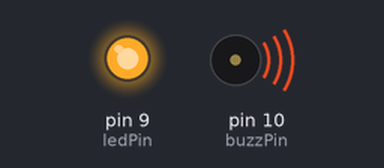
A sketch run on a simulated Arduino Uno, built with avr-gcc and run on an emulated ATmega328P. On the bench: output pins drawn as LEDs (lit = HIGH), buzzer (waves = sounding).

Above: at 1.4 s.
At 5.6 s:
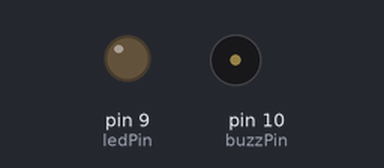
Timing chart, 0 to 9.4 s (numbered marks = the images above):
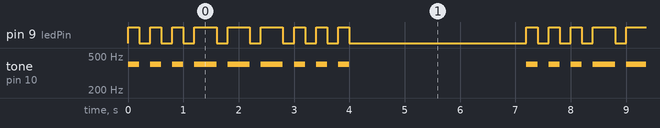

Measured:
- by itself, pin 9 (ledPin): repeats every 7.2 s: 2 × (LOW 0.20 s, HIGH 0.20 s), 3 × (LOW 0.20 s, HIGH 0.40 s), 3 × (LOW 0.20 s, HIGH 0.20 s), LOW 3.2 s, HIGH 0.20 s
- by itself, tone on pin 10 (buzzPin): repeats every 7.2 s: 2 × (silent 0.20 s, 400 Hz 0.20 s), 3 × (silent 0.20 s, 400 Hz 0.40 s), 3 × (silent 0.20 s, 400 Hz 0.20 s), silent 3.2 s, 400 Hz 0.20 s

The sketch:

sos-morsecode-led-buzz.ino
```cpp
int ledPin = 9;
int buzzPin = 10;

int times[] = {2,2,2,4,4,4,2,2,2};
int len = 9;

void setup() {
  pinMode(ledPin, OUTPUT);
  pinMode(buzzPin, OUTPUT);
}

void loop(){
  sos();
  delay(3000);
}

void sos(){

  for(int i=0; i<len; i++){
    int duration = times[i] * 100;
    digitalWrite(ledPin, HIGH);
    tone(buzzPin, 400, duration);
    delay(duration);
    digitalWrite(ledPin, LOW);
    delay(200);
  }
}
```
